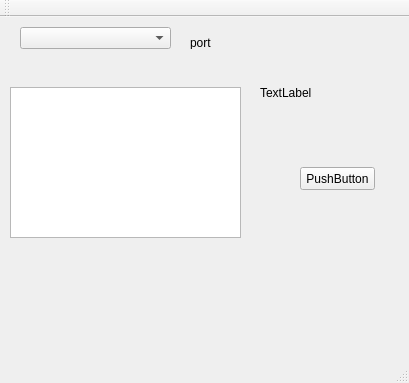
<?xml version="1.0" encoding="UTF-8"?>
<ui version="4.0">
 <class>MainWindow</class>
 <widget class="QMainWindow" name="MainWindow">
  <property name="geometry">
   <rect>
    <x>0</x>
    <y>0</y>
    <width>409</width>
    <height>383</height>
   </rect>
  </property>
  <property name="windowTitle">
   <string>MainWindow</string>
  </property>
  <widget class="QWidget" name="centralWidget">
   <widget class="QLabel" name="label">
    <property name="geometry">
     <rect>
      <x>260</x>
      <y>70</y>
      <width>54</width>
      <height>12</height>
     </rect>
    </property>
    <property name="text">
     <string>TextLabel</string>
    </property>
   </widget>
   <widget class="QPushButton" name="pushButton">
    <property name="geometry">
     <rect>
      <x>300</x>
      <y>150</y>
      <width>75</width>
      <height>23</height>
     </rect>
    </property>
    <property name="text">
     <string>PushButton</string>
    </property>
   </widget>
   <widget class="QLabel" name="label_2">
    <property name="geometry">
     <rect>
      <x>190</x>
      <y>20</y>
      <width>54</width>
      <height>12</height>
     </rect>
    </property>
    <property name="text">
     <string>port</string>
    </property>
   </widget>
   <widget class="QComboBox" name="comboBox">
    <property name="geometry">
     <rect>
      <x>20</x>
      <y>10</y>
      <width>151</width>
      <height>22</height>
     </rect>
    </property>
   </widget>
   <widget class="QListWidget" name="listWidget">
    <property name="geometry">
     <rect>
      <x>10</x>
      <y>70</y>
      <width>231</width>
      <height>151</height>
     </rect>
    </property>
   </widget>
  </widget>
  <widget class="QMenuBar" name="menuBar">
   <property name="geometry">
    <rect>
     <x>0</x>
     <y>0</y>
     <width>409</width>
     <height>17</height>
    </rect>
   </property>
  </widget>
  <widget class="QToolBar" name="mainToolBar">
   <attribute name="toolBarArea">
    <enum>TopToolBarArea</enum>
   </attribute>
   <attribute name="toolBarBreak">
    <bool>false</bool>
   </attribute>
  </widget>
  <widget class="QStatusBar" name="statusBar"/>
 </widget>
 <layoutdefault spacing="6" margin="11"/>
 <resources/>
 <connections/>
</ui>
